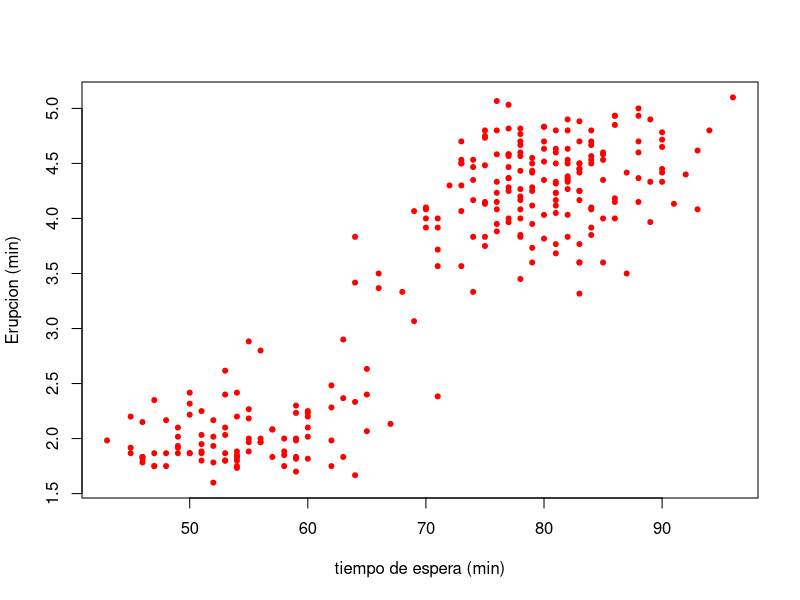

The R script that drew this image:
#Laboratorio 6
data("faithful")  

plot(faithful$waiting,faithful$eruptions,
     xlab = "tiempo de espera (min)",
     ylab = "Erupcion (min)",
     col = "red",
     pch = 20)    
# correlacion positiva 

#correlacionar las dos variables 

shapiro.test(faithful$eruptions)
shapiro.test(faithful$waiting)


#======================================================
#pearson solo se utilizan cuando tenemos dtaos normales 
#======================================================

cor.test(faithful$waiting, faithful$eruptions,
         method = "pearson")

#================================================================
#spearman se utiliza como contraparte para datos no normales 
#================================================================
cor.test(faithful$waiting, faithful$eruptions,
         method = "spearman")




